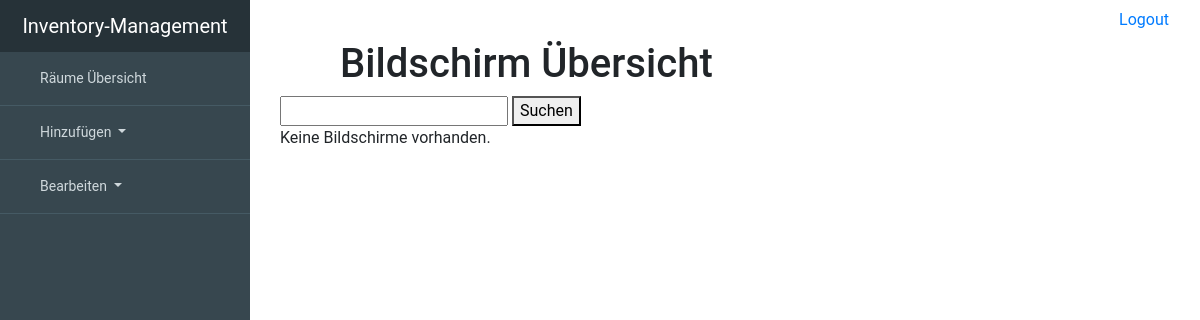
Before: /screen/all with the older database file.
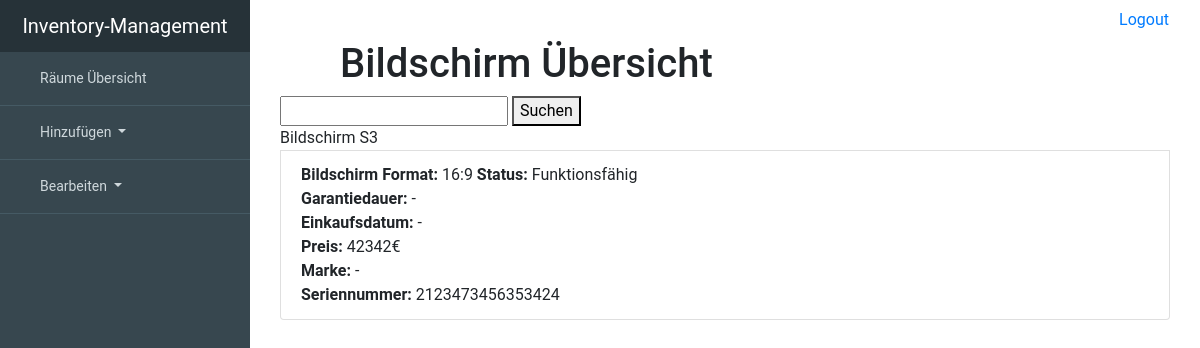
After: the same page with the newer database file.
### inventory_managementsentials/models.py (models this page shows, shortened)
class Device(models.Model):
    room = models.ForeignKey('Room', null=True, blank=True, on_delete=models.SET_NULL)
    description = models.CharField(max_length=99, unique=True, primary_key=True)
    working = 'working'
    broken = 'broken'
    status_choice = [(working, "working"), (broken, "broken")]
    status = models.CharField(choices=status_choice, max_length=7, blank=True, null=True)
    serialnumber = models.CharField(max_length=99, blank=True, null=True)
    warranty_period = models.IntegerField(blank=True, null=True)
    date_of_purchase = models.DateTimeField(blank=True, null=True)
    price = models.IntegerField(blank=True, null=True)
    brand = models.ForeignKey(Brand, on_delete=models.SET_NULL, blank=True, null=True)
    class Meta:
        abstract = True

class Screen(Device):
    format43 = '4:3'
    format169 = '16:9'
    format1610 = '16:10'
    format219 = '21:9'
    screen_format_choice = [(format43, '4:3'), (format169, '16:9'), (format1610, '16:10'),
                            (format219, '21:9')]
    screen_format = models.CharField(choices=screen_format_choice, max_length=5, blank=True, null=True)
    class Meta:
        verbose_name = "Screen"
        verbose_name_plural = "Screens"

### inventory_managementsentials/views.py (the view)
# urls.py: url(r'^screen/all$', views.ScreenView.as_view(), name='ScreenView'),
class ScreenView(generic.ListView):
    template_name = 'inventory_managementsentials/all/all_screens.html'
    context_object_name = 'screen_list'
    def get_queryset(self):
        filter_description = self.request.GET.get('screen_description', None)
        if filter_description is not None:
            return Screen.objects.filter(description__icontains=filter_description)
        else:
            return Screen.objects.order_by('description')

### inventory_managementsentials/templates/inventory_managementsentials/all/all_screens.html (shortened to what this page needs)
{% extends "inventory_managementsentials/base.html" %}
{% block content %}
    <div class="container">
        <header>
            <div class="editor-indent" style="margin-left: 20px; padding: 0 0 0 40px; margin-right: 50px">
                <div class="inner">
                    <h1>Bildschirm Übersicht </h1>
                </div>
            </div>
        </header>
        <form method="GET" action="/screen/all">
                <input type="text" name="screen_description">
                <button type="submit">Suchen</button>
            </form>
        <div class="whatever_else_you_need">
            {% if screen_list %}
                {% for screen in screen_list %}
                    <div class="list-group">
                        <a class="list-group-itemlist-group-item-action active">Bildschirm {{ screen.description }}</a>
                        <a class="list-group-item list-group-item-action"><strong>Bildschirm Format:</strong>
                            {{ screen.screen_format }}
                            <strong>Status:</strong>
                        {% if screen.status == 'working' %}
                            Funktionsfähig
                        {% elif screen.status == 'broken' %}
                            <strong>Defekt</strong>
                        {% else %}
                            -
                        {% endif %}<br>
                            <strong>Garantiedauer:</strong>
                        {% if screen.warranty_period %}
                            {{ screen.warranty_period }} Jahre
                        {% else %}
                            -
                        {% endif %}
                        <br>
                            <strong>Einkaufsdatum:</strong> {{ screen.date_of_purchase|default_if_none:'-' }}<br>
                            <strong>Preis:</strong>
                        {% if screen.price %}
                            {{ screen.price}}€
                        {% else %}
                            keine Angabe
                        {% endif %}
                        <br>
                            <strong>Marke:</strong> {{ screen.brand|default_if_none:'-'}}<br>
                            <strong>Seriennummer: </strong> {{ screen.serialnumber|default_if_none:'-'}}<br>
                        </a>
                    </div>
                {% endfor %}
        </div>
            {% else %}
                <p>Keine Bildschirme vorhanden.</p>
            {% endif %}
    </div>
{% endblock %}

Changed rows visible on the page:
added Screen: description "S3", screen_format "16:9", status "Funktionsfähig", date_of_purchase "-", price "42342", brand "-", serialnumber "2123473456353424"
Other visible differences:
text no longer shown: "Keine Bildschirme vorhanden."
